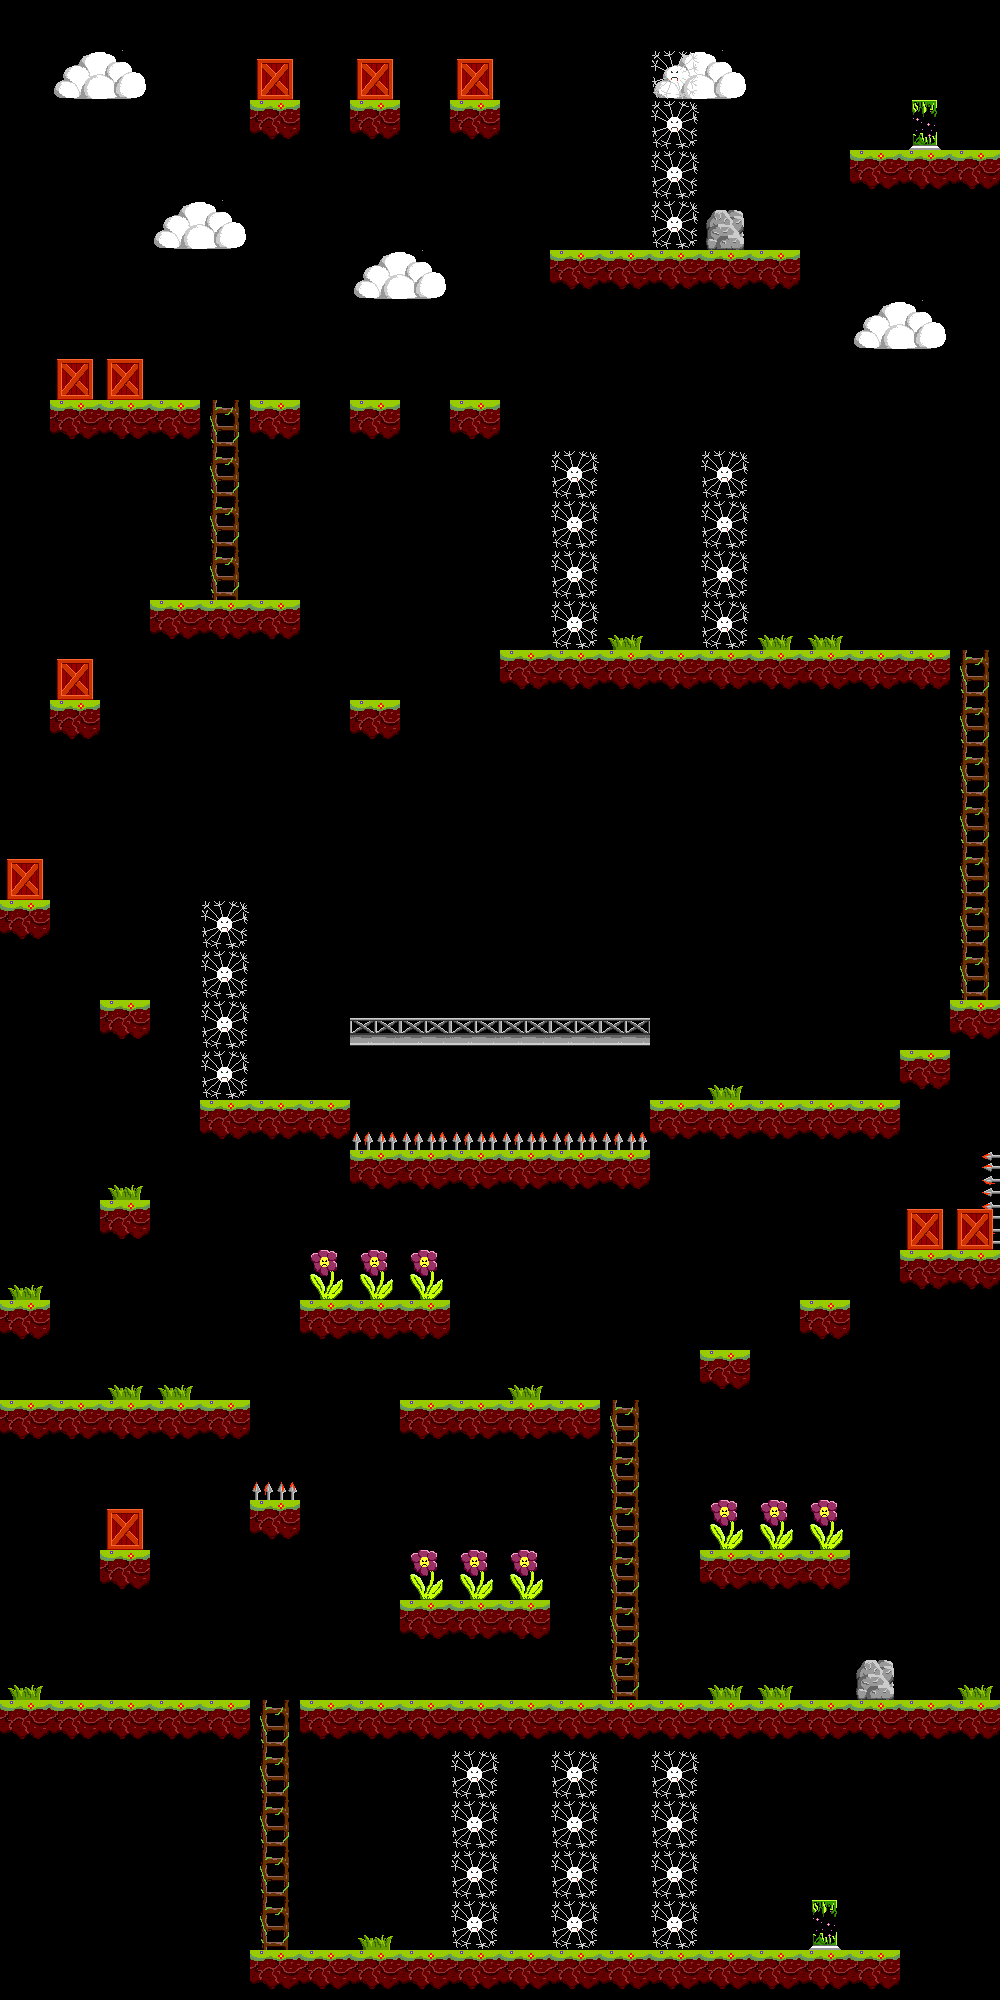

Rendered tile map (Tiled .tmx) drawn with the repository's tilesets; below, a short description and the map source with its tile grids summarised:
An orthogonal 20x40 tile map with 50x50 px tiles, 2 tile layers (Tile Layer 1, active).

<map version="1.0" orientation="orthogonal" width="20" height="40" tilewidth="50" tileheight="50">
 <tileset firstgid="1" name="tileset3" tilewidth="50" tileheight="50">
  <image source="tileset3.png" width="300" height="300" />
 </tileset>
 <layer name="Tile Layer 1" width="20" height="40">
  <data>[800 cells, 145 non-empty, 6 distinct tile ids]</data>
 </layer>
 <layer name="active" width="20" height="40">
  <data>[800 cells, 74 non-empty, 8 distinct tile ids]</data>
 </layer>
</map>
